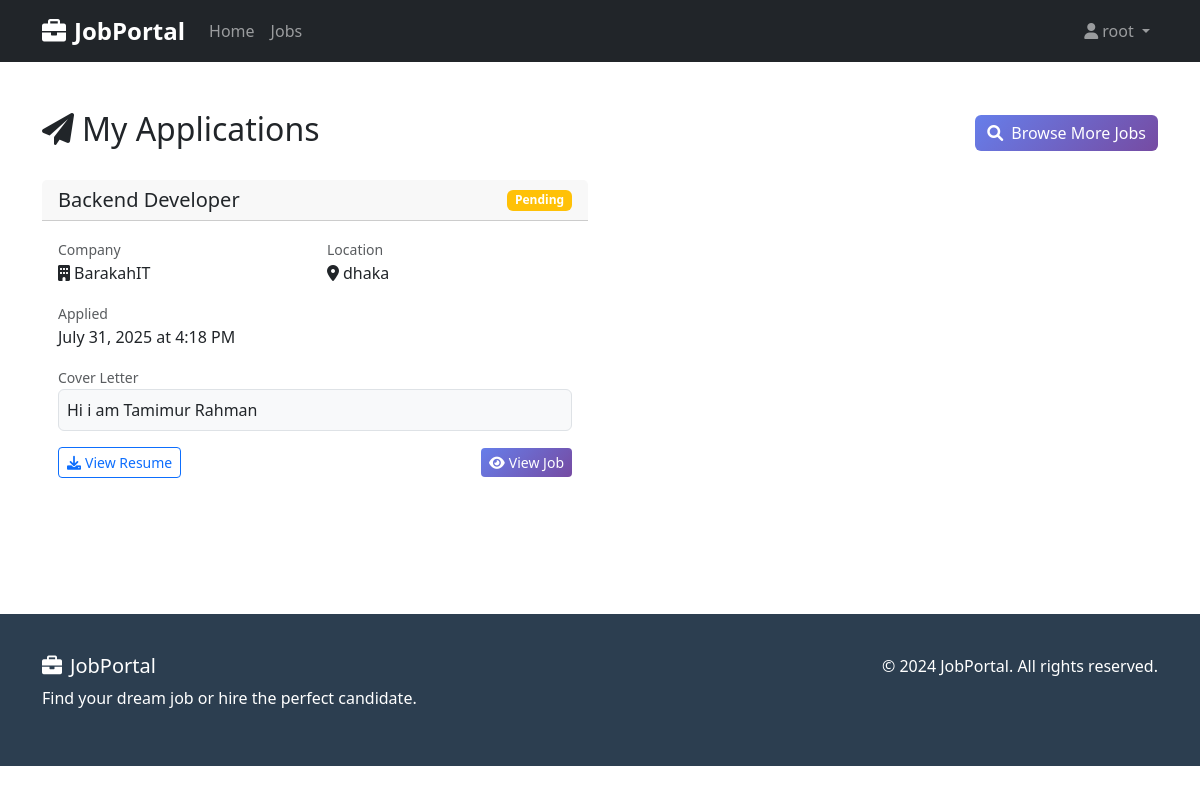
Page /my-applications/ (signed in) on the committed database.
### jobs/models.py (models this page shows, shortened)
class Application(models.Model):
    job = models.ForeignKey(Job, on_delete=models.CASCADE, related_name='applications')
    applicant = models.ForeignKey(User, on_delete=models.CASCADE, related_name='applications')
    resume = models.FileField(upload_to='resumes/')
    cover_letter = models.TextField()
    applied_at = models.DateTimeField(default=timezone.now)
    class Meta:
        ordering = ['-applied_at']
        unique_together = ['job', 'applicant']

class Job(models.Model):
    title = models.CharField(max_length=200)
    company_name = models.CharField(max_length=200)
    location = models.CharField(max_length=200)
    description = models.TextField()
    posted_by = models.ForeignKey(User, on_delete=models.CASCADE, related_name='posted_jobs')
    created_at = models.DateTimeField(default=timezone.now)
    class Meta:
        ordering = ['-created_at']

### jobs/views.py (the view)
# urls.py: path('my-applications/', views.my_applications, name='my_applications'),
@login_required
def my_applications(request):
    applications = Application.objects.filter(applicant=request.user)
    return render(request, 'jobs/my_applications.html', {'applications': applications})

### templates/jobs/my_applications.html (shortened to what this page needs)
{% extends 'base.html' %}
{% block content %}
<div class="container py-5">
    <div class="row mb-4">
        <div class="col-12">
            <div class="d-flex justify-content-between align-items-center">
                <h2>
                    <i class="fas fa-paper-plane me-2"></i>My Applications
                </h2>
                <a href="{% url 'job_list' %}" class="btn btn-gradient">
                    <i class="fas fa-search me-2"></i>Browse More Jobs
                </a>
            </div>
        </div>
    </div>
    {% if applications %}
        <div class="row">
            {% for application in applications %}
                <div class="col-lg-6 mb-4">
                    <div class="card job-card h-100">
                        <div class="card-header d-flex justify-content-between align-items-center">
                            <h5 class="mb-0">{{ application.job.title }}</h5>
                            <span class="badge bg-warning">Pending</span>
                        </div>
                        <div class="card-body">
                            <div class="row mb-3">
                                <div class="col-md-6">
                                    <small class="text-muted">Company</small>
                                    <p class="mb-0"><i class="fas fa-building me-1"></i>{{ application.job.company_name }}</p>
                                </div>
                                <div class="col-md-6">
                                    <small class="text-muted">Location</small>
                                    <p class="mb-0"><i class="fas fa-map-marker-alt me-1"></i>{{ application.job.location }}</p>
                                </div>
                            </div>
                            <div class="mb-3">
                                <small class="text-muted">Applied</small>
                                <p class="mb-0">{{ application.applied_at|date:"F j, Y" }} at {{ application.applied_at|time:"g:i A" }}</p>
                            </div>
                            <div class="mb-3">
                                <small class="text-muted">Cover Letter</small>
                                <div class="border rounded p-2 bg-light">
                                    {{ application.cover_letter|truncatewords:20 }}
                                </div>
                            </div>
                            <div class="d-flex justify-content-between align-items-center">
                                <div>
                                    {% if application.resume %}
                                        <a href="{{ application.resume.url }}" class="btn btn-sm btn-outline-primary" target="_blank">
                                            <i class="fas fa-download me-1"></i>View Resume
                                        </a>
                                    {% endif %}
                                </div>
                                <a href="{% url 'job_detail' application.job.id %}" class="btn btn-gradient btn-sm">
                                    <i class="fas fa-eye me-1"></i>View Job
                                </a>
                            </div>
                        </div>
                    </div>
                </div>
            {% endfor %}
        </div>
    {% endif %}
</div>
{% endblock %}

### templates/base.html (shortened to what this page needs)
<!DOCTYPE html>
<html lang="en">
<head>
    <link href="https://cdn.jsdelivr.net/npm/bootstrap@5.3.0/dist/css/bootstrap.min.css" rel="stylesheet">
    <link href="https://cdnjs.cloudflare.com/ajax/libs/font-awesome/6.0.0/css/all.min.css" rel="stylesheet">
</head>
<body>
    <nav class="navbar navbar-expand-lg navbar-dark bg-dark">
        <div class="container">
            <a class="navbar-brand" href="{% url 'home' %}">
                <i class="fas fa-briefcase me-2"></i>JobPortal
            </a>
            <div class="collapse navbar-collapse" id="navbarNav">
                <ul class="navbar-nav me-auto">
                    <li class="nav-item">
                        <a class="nav-link" href="{% url 'home' %}">Home</a>
                    </li>
                    <li class="nav-item">
                        <a class="nav-link" href="{% url 'job_list' %}">Jobs</a>
                    </li>
                </ul>
                <ul class="navbar-nav">
                    {% if user.is_authenticated %}
                        <li class="nav-item dropdown">
                            <a class="nav-link dropdown-toggle" href="#" role="button" data-bs-toggle="dropdown">
                                <i class="fas fa-user me-1"></i>{{ user.username }}
                            </a>
                        </li>
                    {% endif %}
                </ul>
            </div>
        </div>
    </nav>
    <main>
        {% block content %}{% endblock %}
    </main>
    <footer class="footer mt-5">
        <div class="container">
            <div class="row">
                <div class="col-md-6">
                    <h5><i class="fas fa-briefcase me-2"></i>JobPortal</h5>
                    <p>Find your dream job or hire the perfect candidate.</p>
                </div>
                <div class="col-md-6 text-md-end">
                    <p>&copy; 2024 JobPortal. All rights reserved.</p>
                </div>
            </div>
        </div>
    </footer>
</body>
</html>

### templates/base.html (style rules this page uses)
.job-card { transition: transform 0.3s ease, box-shadow 0.3s ease; border: none; border-radius: 15px; }
.btn-gradient { background: linear-gradient(135deg, #667eea 0%, #764ba2 100%); border: none; color: white; }
.navbar-brand { font-weight: bold; font-size: 1.5rem; }
.footer { background: #2c3e50; color: white; padding: 40px 0; }

### rows in the picture
Application: job "Backend Developer", job.company_name "BarakahIT", job.location "dhaka", applied_at "July 31, 2025", applied_at "4:18 PM", cover_letter "Hi i am Tamimur Rahman"

### other values in the picture
{{ user.username }} "root"
